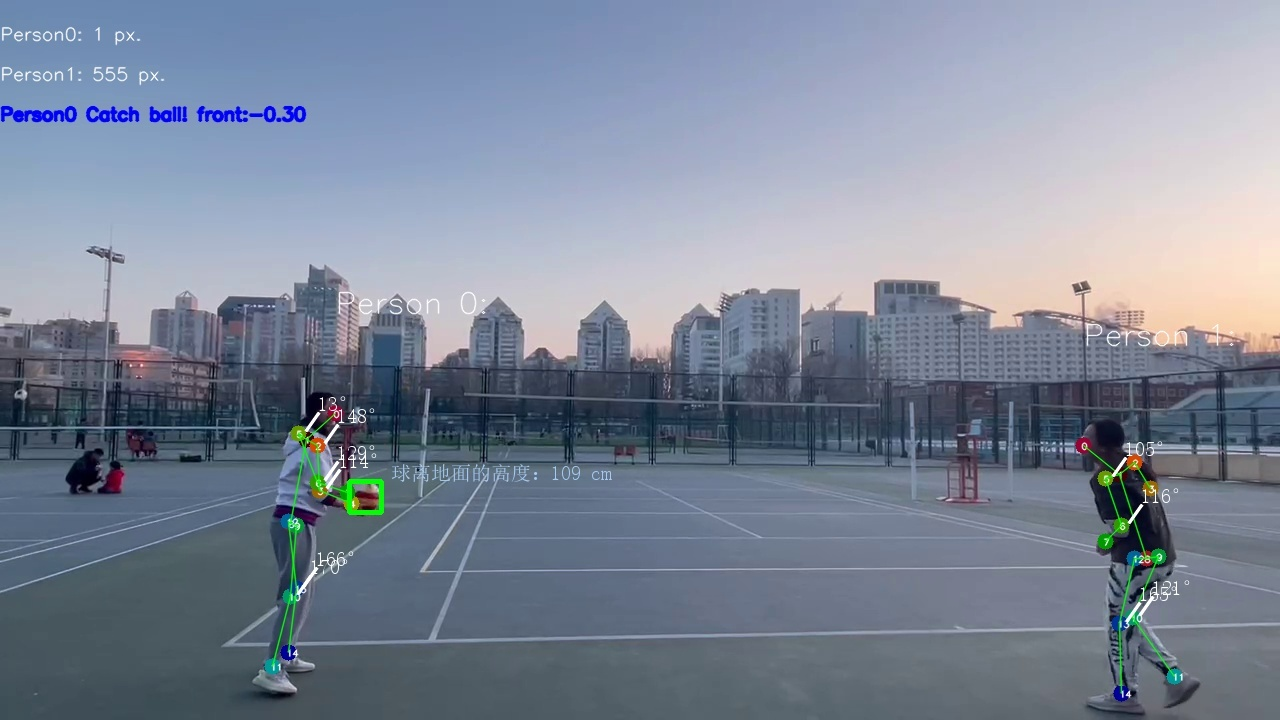
#> input picture python/img4.jpg, 1280 x 720 px
$ python -i hough.py   (imports and definitions only)
#> lines starting #> are read from the running program, lines starting #| are printed output that depends on the picture; after the words box and inside, x2 and y2 are one past the last pixel; in counts of white or black regions, pixels touching at a corner belong together
import cv2 as cv
import numpy as np
import matplotlib.pyplot as plt

def getCircle(path):
    # 1 读取图像，并转换为灰度图
#> called with path = '../img4.jpg'
    planets = cv.imread(path)
#> planets is the input picture: shape (720, 1280, 3); mean B, G, R 151.4, 134.4, 124.8
    gay_img = cv.cvtColor(planets, cv.COLOR_BGRA2GRAY)
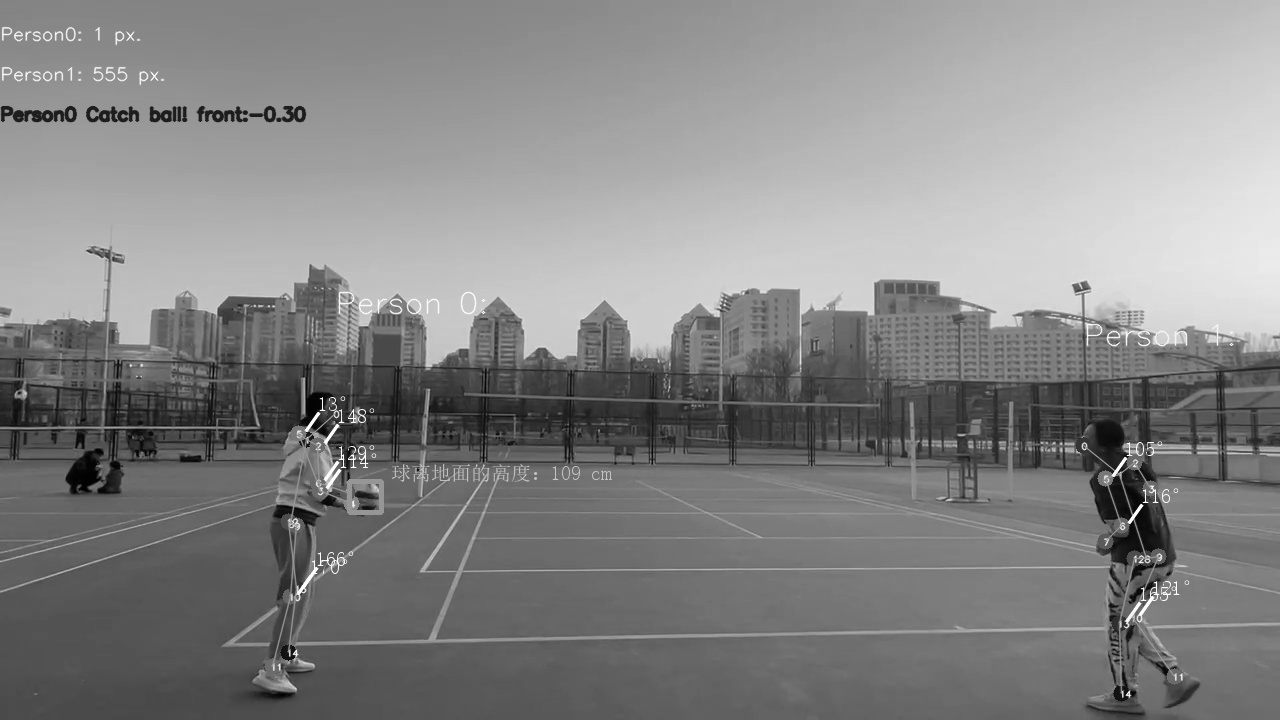
#> gay_img: shape (720, 1280); min 1, max 255, mean 133.5
    # 2 进行中值模糊，去噪点
    img = cv.medianBlur(gay_img, 7)
    # 3 霍夫圆检测
    circles = cv.HoughCircles(img, cv.HOUGH_GRADIENT, 1, 200, param1=100, param2=30, minRadius=0, maxRadius=100)
#> circles = [[371.5, 464.5, 49.8], [1211.5, 419.5, 31.9], [200.5, 331.5, 42.7], [1179.5, 633.5, 42.2], [92.5, 113.5, 7.4]]
    # 4 将检测结果绘制在图像上
    for i in circles[0, :]:  # 遍历矩阵每一行的数据
        # 绘制圆形
        cv.circle(planets, (int(i[0]), int(i[1])), int(i[2]), (0, 255, 0), 2)
        # 绘制圆心
        cv.circle(planets, (int(i[0]), int(i[1])), 2, (0, 0, 255), 3)
#> this loop made 5 passes
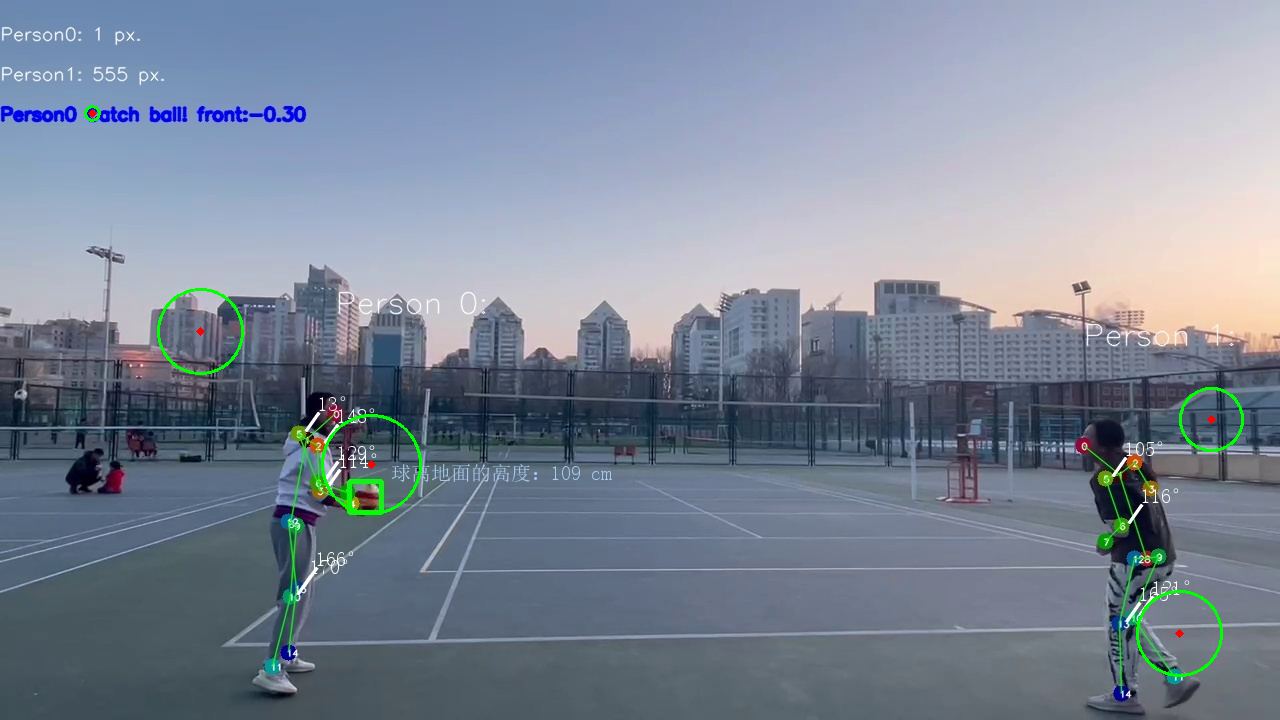
#> planets: shape (720, 1280, 3); 0.37% of pixels changed, all inside (x1, y1, x2, y2) = (84, 105, 1244, 677)
    return planets


# 5 图像显示
# [5 lines not run here, left out]

>>> result = getCircle('../img4.jpg')
